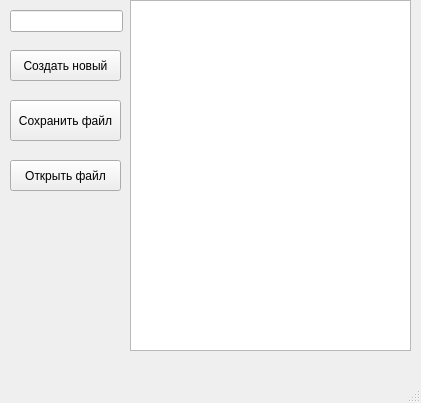
<?xml version="1.0" encoding="UTF-8"?>
<ui version="4.0">
 <class>MainWindow</class>
 <widget class="QMainWindow" name="MainWindow">
  <property name="geometry">
   <rect>
    <x>0</x>
    <y>0</y>
    <width>421</width>
    <height>403</height>
   </rect>
  </property>
  <property name="windowTitle">
   <string>Перемешивание</string>
  </property>
  <widget class="QWidget" name="centralwidget">
   <widget class="QPushButton" name="new_button">
    <property name="geometry">
     <rect>
      <x>10</x>
      <y>50</y>
      <width>111</width>
      <height>31</height>
     </rect>
    </property>
    <property name="text">
     <string>Создать новый</string>
    </property>
   </widget>
   <widget class="QPushButton" name="open_button">
    <property name="geometry">
     <rect>
      <x>10</x>
      <y>160</y>
      <width>111</width>
      <height>31</height>
     </rect>
    </property>
    <property name="text">
     <string>Открыть файл</string>
    </property>
   </widget>
   <widget class="QLineEdit" name="lineEdit">
    <property name="geometry">
     <rect>
      <x>10</x>
      <y>10</y>
      <width>113</width>
      <height>22</height>
     </rect>
    </property>
   </widget>
   <widget class="QPlainTextEdit" name="filename_edit">
    <property name="geometry">
     <rect>
      <x>130</x>
      <y>0</y>
      <width>281</width>
      <height>351</height>
     </rect>
    </property>
   </widget>
   <widget class="QPushButton" name="save_button">
    <property name="geometry">
     <rect>
      <x>10</x>
      <y>100</y>
      <width>111</width>
      <height>41</height>
     </rect>
    </property>
    <property name="text">
     <string>Сохранить файл</string>
    </property>
   </widget>
  </widget>
  <widget class="QMenuBar" name="menubar">
   <property name="geometry">
    <rect>
     <x>0</x>
     <y>0</y>
     <width>421</width>
     <height>26</height>
    </rect>
   </property>
  </widget>
  <widget class="QStatusBar" name="statusbar"/>
 </widget>
 <resources/>
 <connections/>
</ui>
